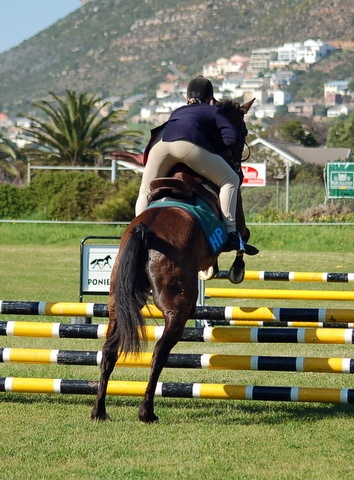
#> input picture image2.jpg, 354 x 480 px
$ python lab2.py
#> lines starting #> are read from the running program, lines starting #| are printed output that depends on the picture
import cv2
import numpy as np
from matplotlib import pyplot as plt

def first_task():
    #Create images
    height = 400
    width = 800
    color = (255, 255, 255)
    pts = np.array([[0,0], [400, 0],[400, 400],
                    [0,400]],np.int32)
    blank_image1 = np.zeros((height,width,3), np.uint8)
    blank_image1 = cv2.fillPoly(blank_image1, [pts], color)
    cv2.imshow("image1", blank_image1)

    pts = np.array([[240,200], [640, 200],[640, 250],
                    [240,250]],np.int32)
    blank_image2 = np.zeros((height,width,3), np.uint8)
    blank_image2 = cv2.fillPoly(blank_image2, [pts], color)
    cv2.imshow("image2", blank_image2)
    cv2.waitKey(0)

    # NOT
    cv2.imshow("not_image1", ~ blank_image1)
    # AND
    cv2.imshow("and_image", blank_image1 + blank_image2)
    # OR
    cv2.imshow("or_image",blank_image1*blank_image2)
    # XOR
    cv2.imshow("xor_image",blank_image1 ^ blank_image2)
    cv2.waitKey(0)


def second_task():

    image = cv2.imread("image2.jpg")
#> image is the input picture: shape (480, 354, 3); mean B, G, R 91.5, 125.8, 124.3
    cv2.imshow("image2", image)
    cv2.waitKey(0)
    # split
    split_img = cv2.split(image)
    # Displaying Blue channel image
    cv2.imshow("Model Blue Image", split_img[0])
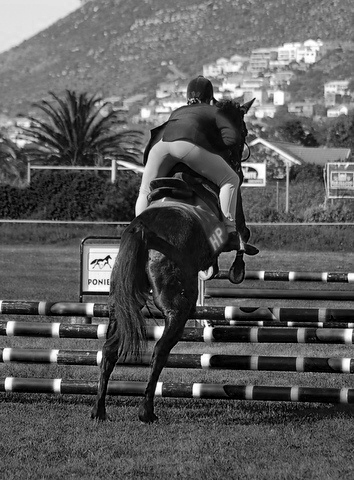
#> window 'Model Blue Image': shape (480, 354); min 0, max 255, mean 91.5
    # Displaying Blue channel image
    cv2.imshow("Model Green Image", split_img[1])
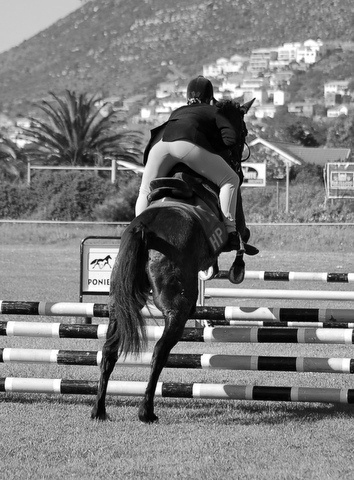
#> window 'Model Green Image': shape (480, 354); min 0, max 255, mean 125.8
    # Displaying Blue channel image
    cv2.imshow("Model Red Image", split_img[2])
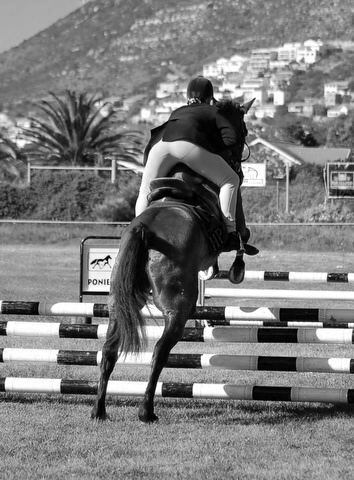
#> window 'Model Red Image': shape (480, 354); min 0, max 255, mean 124.3
    cv2.waitKey(0)

    # Построение всех гистограмм по всем нормализациям

    colors = ('b','g','r')
    norms = [cv2.NORM_MINMAX,cv2.NORM_INF,cv2.NORM_L1,cv2.NORM_L2]
    norms_title = {32:'NORM_MINMAX',1:'NORM_INF',2:'NORM_L1',4:'NORM_L2'}

    for j in norms:
        for i,color in enumerate(colors):
            plt.suptitle('Image Histogram '+ norms_title.get(j))
            ax1 = plt.subplot(211)
            ax2 = plt.subplot(212)

            hist = cv2.calcHist([image],[i],None,[256],[0,256])

            ax1.plot(hist,color = color)
            ax1.set_ylabel('Not normalized')

            cv2.normalize(hist, hist, alpha=1, beta=0, norm_type=j)

            ax2.plot(hist,color = color)
            ax2.set_ylabel('Normalized')
        plt.show()

    # normalize
    norm_image = cv2.normalize(image, image, alpha=0, beta=255, norm_type=cv2.NORM_MINMAX)
    cv2.imshow("norm_image", norm_image)
    cv2.waitKey(0)

def third_task():
    image = cv2.imread("image3.jpg")
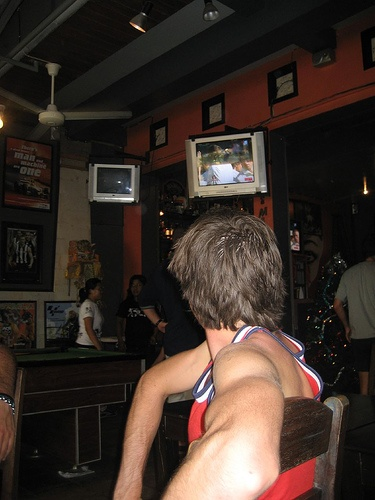
#> input picture image3.jpg, 375 x 500 px
#> image is the input picture: shape (500, 375, 3); mean B, G, R 40.1, 47.1, 59.5
    cv2.imshow("image3", image)

    image_grey = cv2.cvtColor(image, cv2.COLOR_BGR2GRAY)
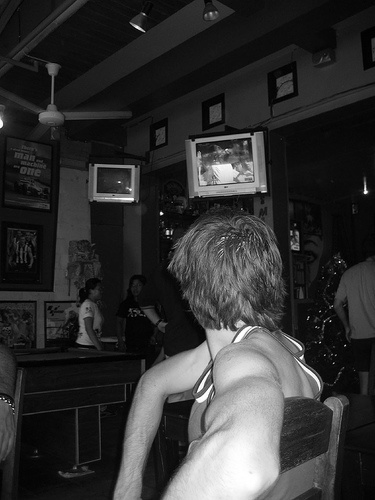
#> image_grey: shape (500, 375); min 0, max 255, mean 50
    cv2.imshow("image_grey", image_grey)

    equ = cv2.equalizeHist(image_grey)
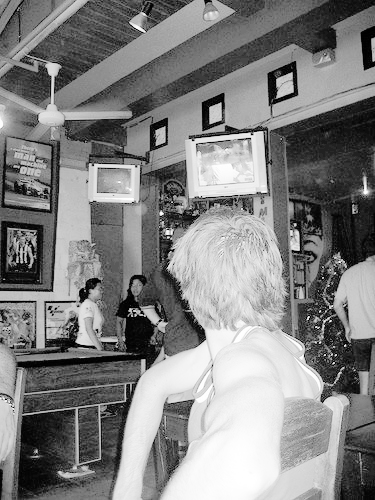
#> equ: shape (500, 375); min 0, max 255, mean 129.5
    cv2.imshow("image_grey_equalize", equ)

    orijinal_hist = cv2.calcHist([image],[0],None,[256],[0,256])
#> orijinal_hist = 256 values, max 8415 at index 12, min 37 at index 254, mean 732.4
    grey_hist = cv2.calcHist([equ],[0],None,[256],[0,256])
#> grey_hist = 256 values, max 7537 at index 71, min 0 at index 3, mean 732.4

    cv2.waitKey(0)

    plt.suptitle('Image Histogram ')
    ax1 = plt.subplot(211)
    ax2 = plt.subplot(212)


    ax1.plot(orijinal_hist)
    ax1.set_ylabel('Original')


    ax2.plot(grey_hist)
    ax2.set_ylabel('Normalized')
    plt.show()
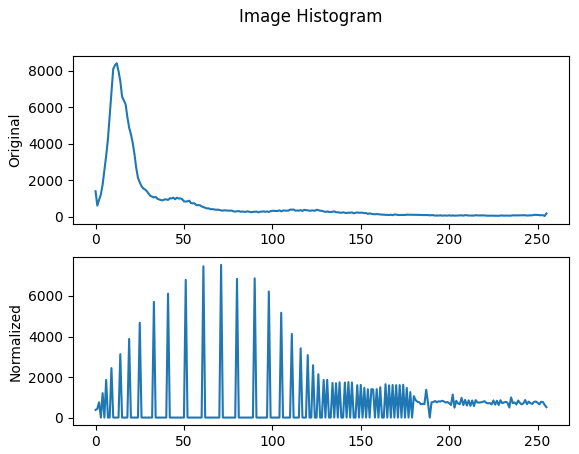
#> figure drawn by matplotlib, 2 panels; panel 1: curve peaks at x = 12, y = 8415; panel 2: curve peaks at x = 71, y = 7537

def main():
    # first_task()
    second_task()
    third_task()

if __name__ == "__main__":
    main()
